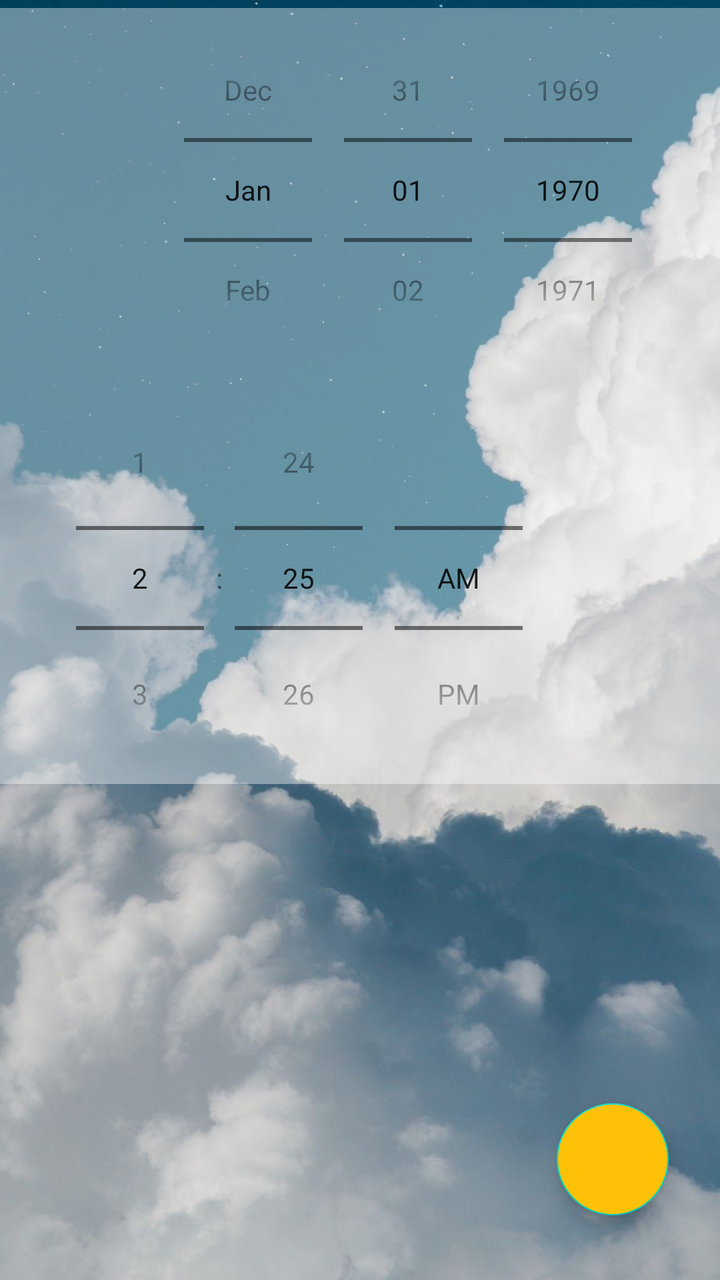
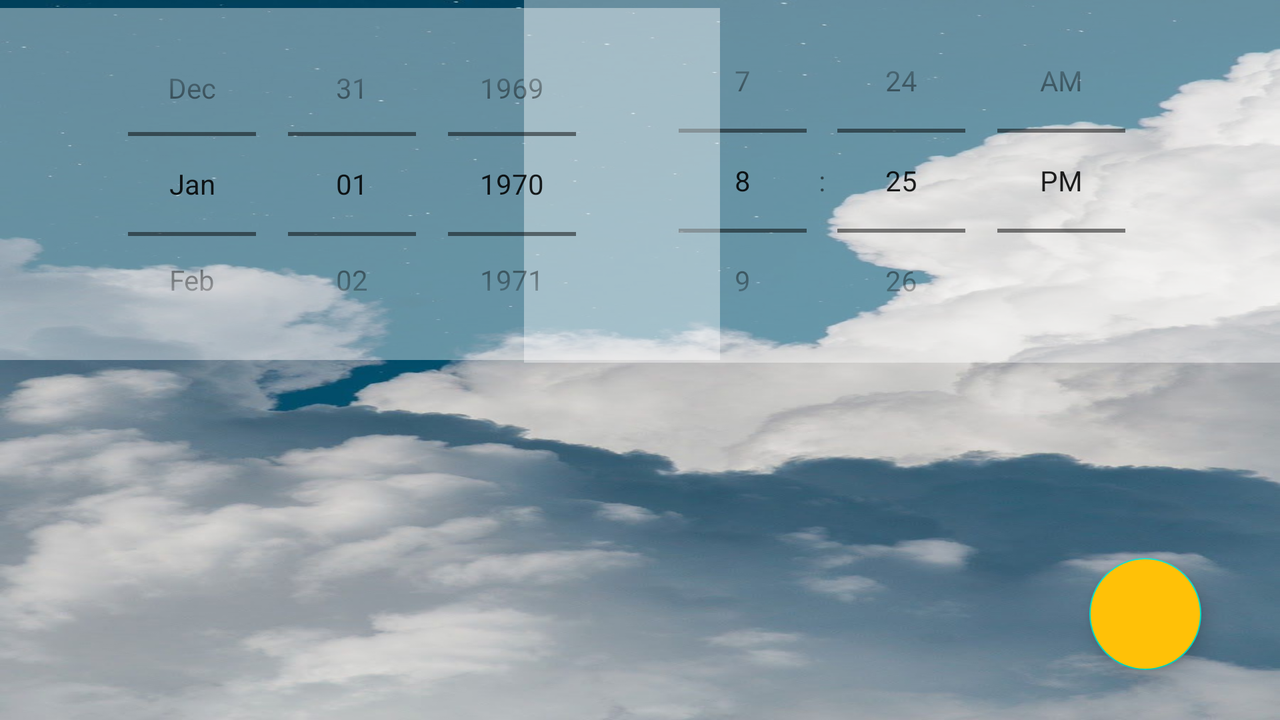

Compare how this app lays out the same screen by default and in its alternative resource folder. The renders come first, then the two layout files and the values they reference.
<!-- AndroidManifest.xml: application theme Theme.MyWeather -->
<!-- res/layout/alerts_fragment.xml -->
<?xml version="1.0" encoding="utf-8"?>
<androidx.constraintlayout.widget.ConstraintLayout xmlns:android="http://schemas.android.com/apk/res/android"
    xmlns:app="http://schemas.android.com/apk/res-auto"
    xmlns:tools="http://schemas.android.com/tools"
    android:id="@+id/frameLayout3"
    android:layout_width="match_parent"
    android:layout_height="match_parent"

    android:background="@drawable/background"
    tools:context="com.MyWeather.UI.Alerts.AlertsFragment">

    <TimePicker
        android:id="@+id/timePicker"
        android:layout_width="421dp"
        android:layout_height="206dp"
        android:background="@color/whiteTrans66"
        android:timePickerMode="spinner"
        android:visibility="visible"
        app:layout_constraintBottom_toBottomOf="parent"
        app:layout_constraintEnd_toEndOf="parent"
        app:layout_constraintHorizontal_bias="1.0"
        app:layout_constraintStart_toStartOf="@+id/datePicker"
        app:layout_constraintTop_toBottomOf="@+id/datePicker"
        app:layout_constraintVertical_bias="0.0" />

    <DatePicker
        android:id="@+id/datePicker"
        android:layout_width="416dp"
        android:layout_height="182dp"
        android:layout_marginTop="4dp"
        android:background="@color/whiteTrans66"
        android:calendarViewShown="false"
        android:datePickerMode="spinner"
        app:layout_constraintEnd_toEndOf="parent"
        app:layout_constraintHorizontal_bias="0.0"
        app:layout_constraintStart_toStartOf="parent"
        app:layout_constraintTop_toTopOf="parent" />

    <com.google.android.material.floatingactionbutton.FloatingActionButton
        android:id="@+id/floatingActionButtonAlarm"
        android:layout_width="57dp"
        android:layout_height="56dp"
        android:backgroundTint="#FFC107"
        android:clickable="true"
        android:src="@drawable/ic_alert"
        android:tint="#FFEB3B"
        app:fabSize="normal"
        app:layout_constraintBottom_toBottomOf="parent"
        app:layout_constraintEnd_toEndOf="parent"
        app:layout_constraintHorizontal_bias="0.951"
        app:layout_constraintStart_toStartOf="parent"
        app:layout_constraintTop_toTopOf="parent"
        app:layout_constraintVertical_bias="0.974"
        app:rippleColor="#FFC107"
        app:useCompatPadding="true" />

    <androidx.recyclerview.widget.RecyclerView
        android:id="@+id/recycleViewAlerts"
        android:layout_width="413dp"
        android:layout_height="323dp"
        android:layout_marginTop="16dp"
        app:layout_constraintBottom_toBottomOf="parent"
        app:layout_constraintEnd_toEndOf="parent"
        app:layout_constraintStart_toStartOf="parent"
        app:layout_constraintTop_toBottomOf="@+id/timePicker" />

</androidx.constraintlayout.widget.ConstraintLayout>
<!-- resources referenced by this layout -->
<resources>
  <color name="whiteTrans66">#66FFFFFF</color>
  <!-- drawable background: png bitmap (drawable, 73545 bytes) -->
  <style name="Theme.MyWeather" parent="Theme.MaterialComponents.DayNight.NoActionBar">
          
          <item name="colorPrimary">@color/skyBlue</item>
          <item name="colorPrimaryVariant">@color/skyBlue</item>
          <item name="colorOnPrimary">@color/skyBlue</item>
          
          <item name="colorSecondary">@color/teal_200</item>
          <item name="colorSecondaryVariant">@color/teal_200</item>
          <item name="colorOnSecondary">@color/black</item>
          
          <item name="android:statusBarColor" tools:targetApi="l">?attr/colorPrimaryVariant</item>
          
          <item name="windowActionBar">false</item>
          <item name="windowNoTitle">true</item>
  
      </style>
  <color name="skyBlue">#52A4E3</color>
  <color name="teal_200">#FF03DAC5</color>
  <color name="black">#FF000000</color>
</resources>
<!-- res/layout-land/alerts_fragment.xml (the repository's variant of the layout above) -->
<!-- drawn on the phone turned sideways -->
<?xml version="1.0" encoding="utf-8"?>
<androidx.constraintlayout.widget.ConstraintLayout xmlns:android="http://schemas.android.com/apk/res/android"
    xmlns:app="http://schemas.android.com/apk/res-auto"
    xmlns:tools="http://schemas.android.com/tools"
    android:id="@+id/frameLayout3"
    android:layout_width="match_parent"
    android:layout_height="match_parent"

    android:background="@drawable/background"
    tools:context="com.MyWeather.UI.Alerts.AlertsFragment">

    <TimePicker
        android:id="@+id/timePicker"
        android:layout_width="378dp"
        android:layout_height="182dp"
        android:background="@color/whiteTrans66"
        android:timePickerMode="spinner"
        android:visibility="visible"
        app:layout_constraintBottom_toBottomOf="@+id/datePicker"
        app:layout_constraintEnd_toEndOf="parent"
        app:layout_constraintHorizontal_bias="1.0"
        app:layout_constraintStart_toEndOf="@+id/datePicker"
        app:layout_constraintTop_toTopOf="parent" />

    <DatePicker
        android:id="@+id/datePicker"
        android:layout_width="360dp"
        android:layout_height="176dp"
        android:layout_marginTop="4dp"
        android:background="@color/whiteTrans66"
        android:calendarViewShown="false"
        android:datePickerMode="spinner"
        app:layout_constraintEnd_toEndOf="parent"
        app:layout_constraintHorizontal_bias="0.0"
        app:layout_constraintStart_toStartOf="parent"
        app:layout_constraintTop_toTopOf="parent" />

    <com.google.android.material.floatingactionbutton.FloatingActionButton
        android:id="@+id/floatingActionButtonAlarm"
        android:layout_width="57dp"
        android:layout_height="56dp"
        android:backgroundTint="#FFC107"
        android:clickable="true"
        android:src="@drawable/ic_alert"
        android:tint="#FFEB3B"
        app:fabSize="normal"
        app:layout_constraintBottom_toBottomOf="parent"
        app:layout_constraintEnd_toEndOf="parent"
        app:layout_constraintHorizontal_bias="0.951"
        app:layout_constraintStart_toStartOf="parent"
        app:layout_constraintTop_toTopOf="parent"
        app:layout_constraintVertical_bias="0.974"
        app:rippleColor="#FFC107"
        app:useCompatPadding="true" />

    <androidx.recyclerview.widget.RecyclerView
        android:id="@+id/recycleViewAlerts"
        android:layout_width="730dp"
        android:layout_height="217dp"
        android:layout_marginTop="16dp"
        app:layout_constraintBottom_toBottomOf="parent"
        app:layout_constraintEnd_toEndOf="parent"
        app:layout_constraintStart_toStartOf="parent"
        app:layout_constraintTop_toBottomOf="@+id/timePicker" />

</androidx.constraintlayout.widget.ConstraintLayout>
